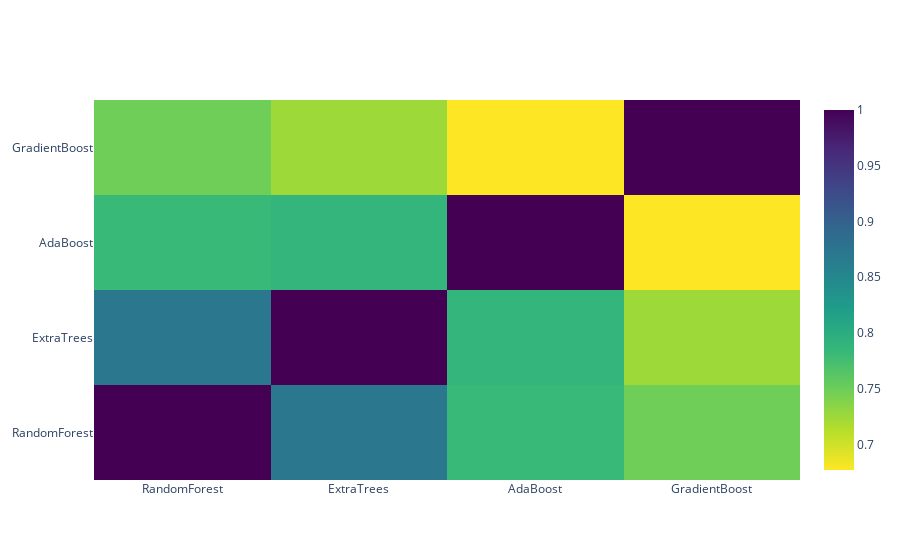

This figure's notebook cell:
### Markdown cell above
**Correlation Heatmap of the Second Level Training set**

### Code cell
data = [
    go.Heatmap(
        z= base_predictions_train.astype(float).corr().values ,
        x=base_predictions_train.columns.values,
        y= base_predictions_train.columns.values,
          colorscale='Viridis',
            showscale=True,
            reversescale = True
    )
]
py.iplot(data, filename='labelled-heatmap')

### Figure 1 — Plotly figure (JSON) as saved in the notebook; plotly's stock layout.template omitted (floating-point values rounded to 4 significant figures)
{"data": [{"colorscale": [[0, "#440154"], [0.1111, "#482878"], [0.2222, "#3e4989"], [0.3333, "#31688e"], [0.4444, "#26828e"], [0.5556, "#1f9e89"], [0.6667, "#35b779"], [0.7778, "#6ece58"], [0.8889, "#b5de2b"], [1, "#fde725"]], "reversescale": true, "showscale": true, "type": "heatmap", "x": ["RandomForest", "ExtraTrees", "AdaBoost", "GradientBoost"], "y": ["RandomForest", "ExtraTrees", "AdaBoost", "GradientBoost"], "z": [[1, 0.8711, 0.7824, 0.7489], [0.8711, 1, 0.7882, 0.7247], [0.7824, 0.7882, 1, 0.6771], [0.7489, 0.7247, 0.6771, 1]]}], "layout": {}}
